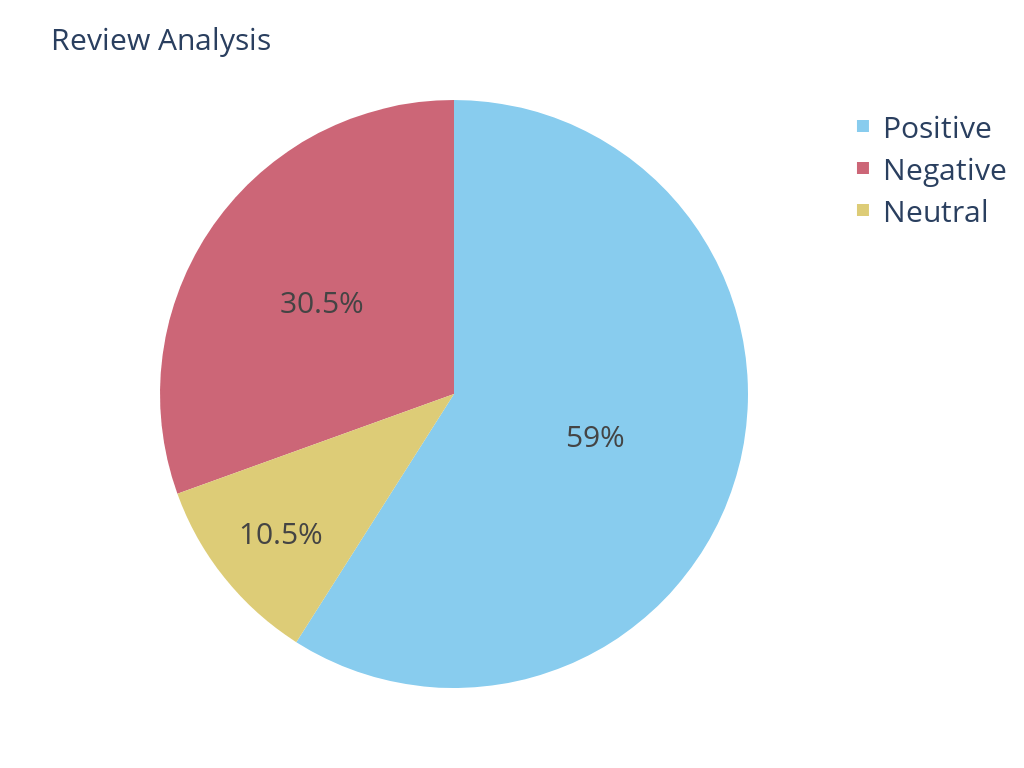

The code cell stored with this chart in its notebook:
### Markdown cell above
#### 1.4.2) Plotting the analysis using a pie chart

### Code cell
fig=px.pie(df, df["Analysis"], title="Review Analysis", color_discrete_sequence=px.colors.qualitative.Safe, width=1024, height=768)
fig.update_layout(title_font_size=30)
fig.update_layout(legend=dict(font=dict(size= 30)))
fig.update_traces(textfont_size=30)
fig.show()

### Figure 1 — Plotly figure (JSON) as saved in the notebook; plotly's stock layout.template omitted (floating-point values rounded to 4 significant figures; data arrays with more than 128 entries replaced by an {"elided": "..."} marker saying what was removed)
{"data": [{"domain": {"x": [0, 1], "y": [0, 1]}, "hovertemplate": "Analysis=%{label}<extra></extra>", "labels": {"elided": "3557 str values"}, "legendgroup": "", "name": "", "showlegend": true, "textfont": {"size": 30}, "type": "pie"}], "layout": {"height": 768, "legend": {"font": {"size": 30}, "tracegroupgap": 0}, "piecolorway": ["rgb(136, 204, 238)", "rgb(204, 102, 119)", "rgb(221, 204, 119)", "rgb(17, 119, 51)", "rgb(51, 34, 136)", "rgb(170, 68, 153)", "rgb(68, 170, 153)", "rgb(153, 153, 51)", "rgb(136, 34, 85)", "rgb(102, 17, 0)", "rgb(136, 136, 136)"], "title": {"font": {"size": 30}, "text": "Review Analysis"}, "width": 1024}}
